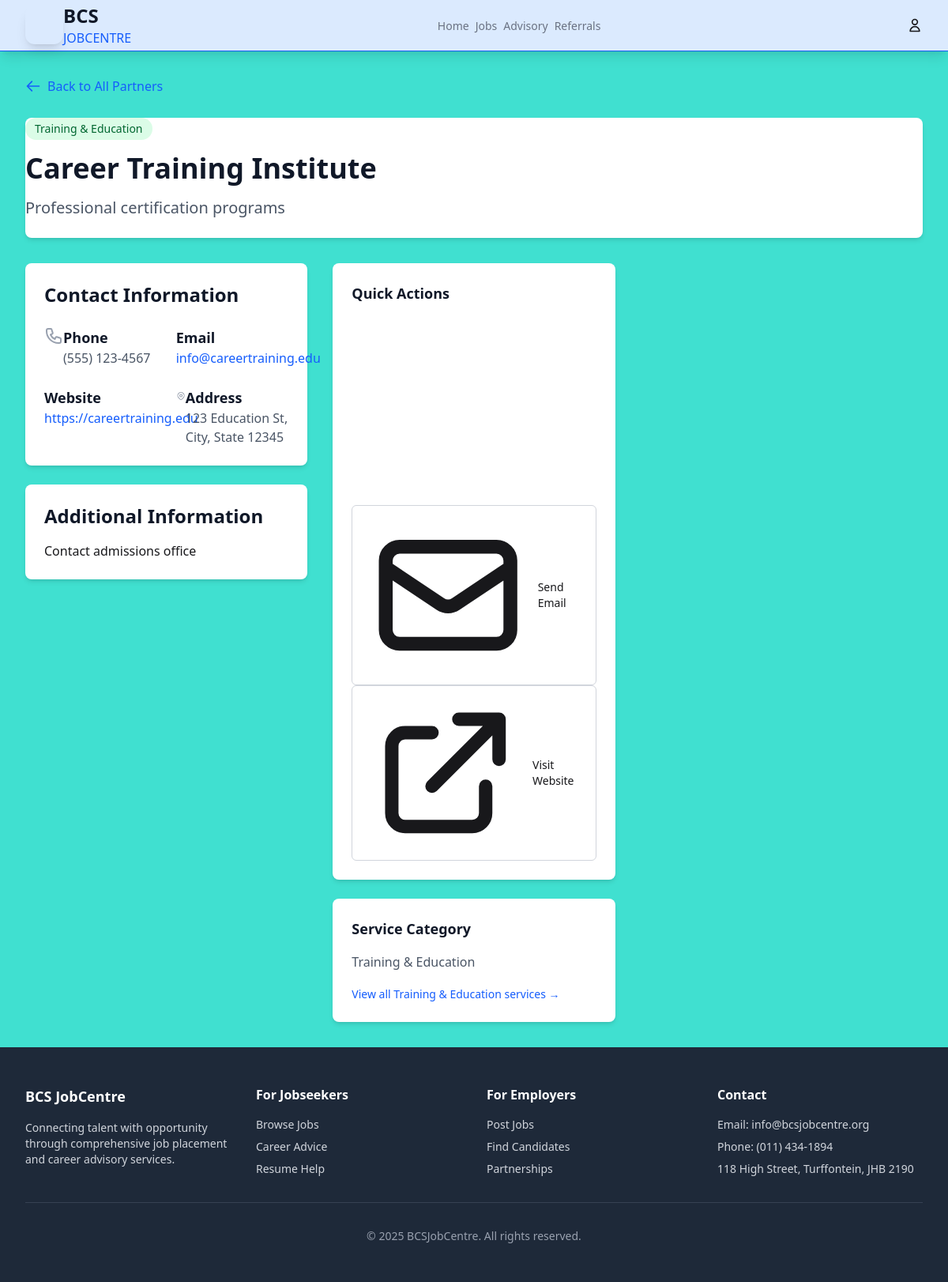
Screenshot of /referrals/partner/1/ with the database file from the repository.
### jobs/models.py (models this page shows, shortened)
class ReferralPartner(models.Model):
    CATEGORY_CHOICES = [
        ('training', 'Training & Education'),
        ('counseling', 'Career Counseling'),
        ('financial', 'Financial Assistance'),
        ('housing', 'Housing Support'),
        ('legal', 'Legal Services'),
        ('health', 'Healthcare'),
        ('childcare', 'Childcare'),
        ('other', 'Other Services'),
    ]
    name = models.CharField(max_length=200)
    category = models.CharField(max_length=20, choices=CATEGORY_CHOICES)
    description = models.TextField()
    contact_info = models.TextField()
    website = models.URLField(blank=True)
    phone = models.CharField(max_length=20, blank=True)
    email = models.EmailField(blank=True)
    address = models.TextField(blank=True)
    is_active = models.BooleanField(default=True)

### jobs/views.py (the view)
# urls.py: path("referrals/partner/<int:partner_id>/", referral_partner_detail, name="referral_partner_detail"),
def referral_partner_detail(request, partner_id):
    partner = get_object_or_404(ReferralPartner, id=partner_id, is_active=True)
    context = {'partner': partner}
    return render(request, 'jobs/referral_partner_detail.html', context)

### templates/jobs/referral_partner_detail.html (shortened to what this page needs)
{% extends 'base.html' %}
{% load currency_filters %}
{% block content %}
<div class="max-w-4xl mx-auto px-4 sm:px-6 lg:px-8 py-8">
    <div class="mb-6">
        <a href="{% url 'referrals_home' %}" class="inline-flex items-center text-blue-600 hover:text-blue-800">
            <svg class="h-5 w-5 mr-2" fill="none" viewBox="0 0 24 24" stroke="currentColor">
                <path stroke-linecap="round" stroke-linejoin="round" stroke-width="2" d="M10 19l-7-7m0 0l7-7m-7 7h18"/>
            </svg>
            Back to All Partners
        </a>
    </div>
    <div class="bg-white rounded-lg shadow-md p-8 mb-8">
        <div class="flex flex-col lg:flex-row lg:items-start lg:justify-between">
            <div class="flex-1">
                <div class="flex items-center mb-4">
                    <span class="inline-flex items-center px-3 py-1 rounded-full text-sm font-medium bg-green-100 text-green-800">
                        {{ partner.get_category_display }}
                    </span>
                </div>
                <h1 class="text-4xl font-bold text-gray-900 mb-4">{{ partner.name }}</h1>
                <p class="text-xl text-gray-600 mb-6">{{ partner.description }}</p>
            </div>
        </div>
    </div>
    <div class="grid grid-cols-1 lg:grid-cols-3 gap-8">
        <div class="lg:col-span-2">
            <div class="bg-white rounded-lg shadow-md p-6 mb-6">
                <h2 class="text-2xl font-bold text-gray-900 mb-6">Contact Information</h2>
                <div class="grid grid-cols-1 md:grid-cols-2 gap-6">
                    {% if partner.phone %}
                    <div class="flex items-start">
                        <div>
                            <h3 class="text-lg font-semibold text-gray-900">Phone</h3>
                            <p class="text-gray-600">{{ partner.phone }}</p>
                        </div>
                    </div>
                    {% endif %}
                    {% if partner.email %}
                    <div class="flex items-start">
                        <div>
                            <h3 class="text-lg font-semibold text-gray-900">Email</h3>
                            <a href="mailto:{{ partner.email }}" class="text-blue-600 hover:text-blue-800">{{ partner.email }}</a>
                        </div>
                    </div>
                    {% endif %}
                    {% if partner.website %}
                    <div class="flex items-start">
                        <div>
                            <h3 class="text-lg font-semibold text-gray-900">Website</h3>
                            <a href="{{ partner.website }}" target="_blank" class="text-blue-600 hover:text-blue-800">{{ partner.website }}</a>
                        </div>
                    </div>
                    {% endif %}
                    {% if partner.address %}
                    <div class="flex items-start">
                        <div>
                            <h3 class="text-lg font-semibold text-gray-900">Address</h3>
                            <p class="text-gray-600">{{ partner.address }}</p>
                        </div>
                    </div>
                    {% endif %}
                </div>
            </div>
            {% if partner.contact_info %}
            <div class="bg-white rounded-lg shadow-md p-6">
                <h2 class="text-2xl font-bold text-gray-900 mb-4">Additional Information</h2>
                <div class="prose max-w-none text-gray-700">
                    {{ partner.contact_info|linebreaks }}
                </div>
            </div>
            {% endif %}
        </div>
        <div class="lg:col-span-1">
            <div class="bg-white rounded-lg shadow-md p-6 mb-6">
                <h3 class="text-lg font-semibold text-gray-900 mb-4">Quick Actions</h3>
                <div class="space-y-3">
                    {% if partner.phone %}
                    <a href="tel:{{ partner.phone }}" class="w-full inline-flex justify-center items-center px-4 py-2 border border-transparent text-sm font-medium rounded-md text-white bg-green-600 hover:bg-green-700">
                    </a>
                    {% endif %}
                    {% if partner.email %}
                    <a href="mailto:{{ partner.email }}" class="w-full inline-flex justify-center items-center px-4 py-2 border border-gray-300 text-sm font-medium rounded-md text-gray-700 bg-white hover:bg-gray-50">
                        <svg class="h-4 w-4 mr-2" fill="none" viewBox="0 0 24 24" stroke="currentColor">
                            <path stroke-linecap="round" stroke-linejoin="round" stroke-width="2" d="M3 8l7.89 5.26a2 2 0 002.22 0L21 8M5 19h14a2 2 0 002-2V7a2 2 0 00-2-2H5a2 2 0 00-2 2v10a2 2 0 002 2z"/>
                        </svg>
                        Send Email
                    </a>
                    {% endif %}
                    {% if partner.website %}
                    <a href="{{ partner.website }}" target="_blank" class="w-full inline-flex justify-center items-center px-4 py-2 border border-gray-300 text-sm font-medium rounded-md text-gray-700 bg-white hover:bg-gray-50">
                        <svg class="h-4 w-4 mr-2" fill="none" viewBox="0 0 24 24" stroke="currentColor">
                            <path stroke-linecap="round" stroke-linejoin="round" stroke-width="2" d="M10 6H6a2 2 0 00-2 2v10a2 2 0 002 2h10a2 2 0 002-2v-4M14 4h6m0 0v6m0-6L10 14"/>
                        </svg>
                        Visit Website
                    </a>
                    {% endif %}
                </div>
            </div>
            <div class="bg-white rounded-lg shadow-md p-6">
                <h3 class="text-lg font-semibold text-gray-900 mb-4">Service Category</h3>
                <p class="text-gray-600">{{ partner.get_category_display }}</p>
                <div class="mt-4">
                    <a href="{% url 'referrals_home' %}?category={{ partner.category }}" class="text-blue-600 hover:text-blue-800 text-sm font-medium">
                        View all {{ partner.get_category_display }} services →
                    </a>
                </div>
            </div>
        </div>
    </div>
</div>
{% endblock %}

### templates/base.html (style rules this page uses)
body { background: turquoise; }

### rows the page displays
ReferralPartner: category "Training & Education", name "Career Training Institute", description "Professional certification programs", phone "(555) 123-4567", email "info@careertraining.edu", website "https://careertraining.edu", address "123 Education St, City, State 12345", contact_info "Contact admissions office"
